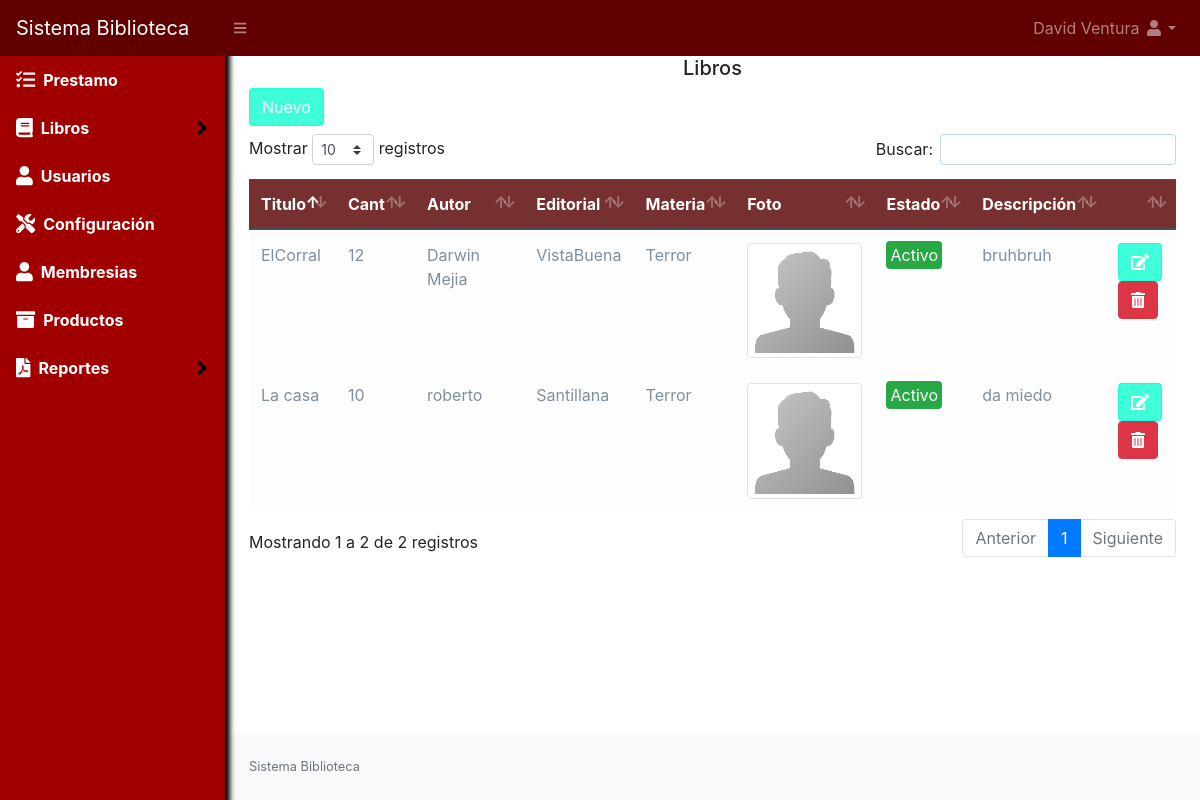
The page /libros (signed in) on the database its author committed.
### tables this page shows
CREATE TABLE `libro` (
  `id` int NOT NULL AUTO_INCREMENT,
  `titulo` text NOT NULL,
  `cantidad` int NOT NULL,
  `id_autor` int NOT NULL,
  `id_editorial` int NOT NULL,
  `anio_edicion` date NOT NULL,
  `id_materia` int NOT NULL,
  `num_pagina` int NOT NULL,
  `descripcion` text NOT NULL,
  `imagen` varchar(100) NOT NULL,
  `estado` int NOT NULL DEFAULT '1',
  PRIMARY KEY (`id`)
);

CREATE TABLE `autor` (
  `id` int NOT NULL AUTO_INCREMENT,
  `autor` varchar(150) NOT NULL,
  `imagen` varchar(100) NOT NULL,
  `estado` int NOT NULL DEFAULT '1',
  PRIMARY KEY (`id`)
);

CREATE TABLE `editorial` (
  `id` int NOT NULL AUTO_INCREMENT,
  `editorial` varchar(150) NOT NULL,
  `estado` int NOT NULL DEFAULT '1',
  PRIMARY KEY (`id`)
);

CREATE TABLE `materia` (
  `id` int NOT NULL AUTO_INCREMENT,
  `materia` text NOT NULL,
  `estado` int NOT NULL DEFAULT '1',
  PRIMARY KEY (`id`)
);

### index.php (called while the page is built, shortened)
<?php
require_once("Helpers/Helpers.php");
$url = isset($_GET['url']) ? $_GET['url'] : "Home/home";
$arrUrl = explode("/", $url);
$controller = $arrUrl[0];
$methop = $arrUrl[0];
require_once("Libraries/Core/Load.php");
?>

### Libraries/Core/Controllers.php (called while the page is built, shortened)
<?php
class Controllers{
    public function loadModel()
    {
        $model = get_class($this)."Model";
        $routClass = "Models/".$model.".php";
    }
}
?>

### Libraries/Core/Conexion.php (called while the page is built)
<?php
class Conexion{
    private $conect;
    public function __construct()
    {
      $conexion = "mysql:host=".HOST.";dbname=".BD.";.CHARSET.";
      try {
          $this->conect = new PDO($conexion, DB_USER, PASS);
          $this->conect->setAttribute(PDO::ATTR_ERRMODE, PDO::ERRMODE_EXCEPTION);
      } catch (PDOException $e) {
          $this->conect = "Error en la conexion";
          echo "Error: " . $e->getMessage();
      }
    }
    public function conect()
    {
        return $this->conect;
    }
}
?>

### Libraries/Core/Mysql.php (called while the page is built, shortened)
<?php
class Mysql extends Conexion{
    private $conexion;
    function __construct()
    {
        $this->conexion = new Conexion();
        $this->conexion = $this->conexion->conect();
    }
    public function select_all(string $query){
        $this->strquery = $query;
        $result = $this->conexion->prepare($this->strquery);
        $result->execute();
        $data = $result->fetchall(PDO::FETCH_ASSOC);
        return $data;
    }
}
?>

### Helpers/Helpers.php (called while the page is built)
<?php
function base_url()
{
    return BASE_URL;
}
function encabezado($data="")
{
    $VistaH = "Views/Template/header.php";
    require_once($VistaH);
}
function pie($data="")
{
    $VistaP = "Views/Template/footer.php";
    require_once($VistaP);
}
?>

### Libraries/Core/Views.php (called while the page is built)
<?php
class Views{
    function getView($controller, $view, $data="", $alert="", $config = "", $cliente = "")
    {
        $controller = get_class($controller);
        if ($controller == "Home") {
            $view = "Views/".$view.".php";
        }else{
            $view = "Views/" . $controller . "/" . $view . ".php";
        }
        require_once($view);
    }
}
?>

### Models/LibrosModel.php (called while the page is built, shortened)
<?php
class LibrosModel extends Mysql{
    public function selectLibro()
    {
        $sql = "SELECT a.id, a.autor, e.id, e.editorial, m.id, m.materia, l.id, l.titulo, l.cantidad, l.id_autor, l.id_editorial, l.id_materia, l.descripcion, l.imagen, l.estado FROM autor a INNER JOIN editorial e INNER JOIN materia m INNER JOIN libro l ON a.id = l.id_autor AND e.id = l.id_editorial WHERE m.id = l.id_materia";
        $res = $this->select_all($sql);
        return $res;
    }
}

### Views/libros/listar.php (the view, shortened to what this page needs)
<?php encabezado() ?>
<div id="layoutSidenav_content">
    <main>
        <div class="container-fluid">
            <div class="row">
                <div class="col-lg-12">
                    <h5 class="text-center">Libros</h5>
                    <button class="btn btn-primary mb-2" type="button" data-toggle="modal" data-target="#nuevoLibro">Nuevo</button>
                    <div class="table-responsive">
                        <table class="table table-light mt-4" id="table">
                            <thead class="thead-dark">
                                <tr>
                                    <th>Titulo</th>
                                    <th>Cant</th>
                                    <th>Autor</th>
                                    <th>Editorial</th>
                                    <th>Materia</th>
                                    <th>Foto</th>
                                    <th>Estado</th>
                                    <th>Descripción</th>
                                    <th></th>
                                </tr>
                            </thead>
                            <tbody>
                                <?php foreach ($data['libros'] as $libro) {
                                    if ($libro['estado'] == 1) {
                                        $estado = '<span class="badge-success p-1 rounded">Activo</span>';
                                    } else {
                                        $estado = '<span class="badge-danger p-1 rounded">Inactivo</span>';
                                    }
                                ?>
                                    <tr>
                                        <td><?php echo $libro['titulo']; ?></td>
                                        <td><?php echo $libro['cantidad']; ?></td>
                                        <td><?php echo $libro['autor']; ?></td>
                                        <td><?php echo $libro['editorial']; ?></td>
                                        <td><?php echo $libro['materia']; ?></td>
                                        <td><img src="<?php echo base_url() ?>Assets/images/libros/<?php echo $libro['imagen']; ?>" width="150" class="img-thumbnail"></td>
                                        <td><?php echo $estado ?></td>
                                        <td><?php echo $libro['descripcion']; ?></td>
                                        <td>
                                            <a href="<?php echo base_url(); ?>libros/editar?id=<?php echo $libro['id']; ?>" class="btn btn-primary"><i class="fas fa-edit"></i></a>
                                            <?php if ($libro['estado'] == 1) { ?>
                                                <form method="post" action="<?php echo base_url(); ?>libros/eliminar" class="d-inline eliminar">
                                                    <button class="btn btn-danger" type="submit"><i class="fas fa-trash-alt"></i></button>
                                                </form>
                                            <?php } ?>
                                        </td>
                                    </tr>
                                <?php } ?>
                            </tbody>
                        </table>
                    </div>
                </div>
            </div>
        </div>
    </main>
    <?php pie() ?>

### Libraries/Core/Load.php (shortened to what this page needs)
<?php
$controllerFile = "Controller/" . $controller . ".php";
if (file_exists($controllerFile)) {
    $controller = new $controller();
    if (method_exists($controller, $methop)) {
        $controller->{$methop}($params);
    } else {
        require_once("Controller/Error.php");
    }
} else {
    require_once("Controller/Error.php");
}
?>

### Controller/Libros.php (shortened to what this page needs)
<?php
    class Libros extends Controllers{
        public function libros()
        {
            if($_SESSION['rol'] == 1){
            $libro = $this->model->selectLibro();
            $materias = $this->model->selectMateria();
            $editorial = $this->model->selectEditorial();
            $autor = $this->model->selectAutor();
            $data = ['libros' => $libro, 'materias' => $materias, 'editoriales' => $editorial, 'autores' => $autor];
            $this->views->getView($this, "listar", $data);
            }else{
                header("location: " . base_url()."error");
            }
        }
}

### Views/template/header.php (shortened to what this page needs)
<!DOCTYPE html>
<html lang="en">
<head>
    <link rel="stylesheet" href="<?php echo base_url(); ?>Assets/css/styles.css" id="theme-stylesheet">
    <link rel="stylesheet" href="<?php echo base_url(); ?>Assets/css/select2.min.css">
    <link rel="stylesheet" href="<?php echo base_url(); ?>Assets/css/dataTables.bootstrap4.min.css">
</head>
<body class="sb-nav-fixed">
    <nav class="sb-topnav navbar navbar-expand navbar-dark bg-primary">
        <a class="navbar-brand" href="<?php echo base_url(); ?>admin/listar">Sistema Biblioteca</a>
        <button class="btn btn-link btn-sm order-1 order-lg-0" id="sidebarToggle" href="#"><i class="fas fa-bars"></i></button>
        <ul class="navbar-nav ml-auto">
            <li class="nav-item dropdown">
                <a class="nav-link dropdown-toggle text-capitalize" id="userDropdown" href="#" role="button" data-toggle="dropdown" aria-haspopup="true" aria-expanded="false"><?php echo $_SESSION['nombre']; ?> <i class="fas fa-user fa-fw"></i></a>
            </li>
        </ul>
    </nav>
    <div id="layoutSidenav">
        <div id="layoutSidenav_nav">
            <nav class="sb-sidenav accordion sb-sidenav-dark" id="sidenavAccordion">
                <div class="sb-sidenav-menu">
                    <div class="nav">
                        <?php if ($_SESSION['rol'] == 1) { ?>
                            <a class="nav-link active" href="<?php echo base_url(); ?>admin/listar">
                                <div class="sb-nav-link-icon"><i class="fas fa-tasks fa-lg"></i></div>
                                Prestamo
                            </a>
                            <a class="nav-link collapsed active" href="<?php echo base_url(); ?>/libros" data-toggle="collapse" data-target="#collapseLayouts" aria-expanded="false" aria-controls="collapseLayouts">
                                <div class="sb-nav-link-icon"><i class="fas fa-book fa-lg"></i></div>
                                Libros
                                <div class="sb-sidenav-collapse-arrow"><i class="fas fa-angle-down fa-lg"></i></div>
                            </a>
                        <?php } ?>
                        <?php if ($_SESSION['rol'] == 1) { ?>
                            <a class="nav-link active" href="<?php echo base_url(); ?>usuarios/listar">
                                <div class="sb-nav-link-icon"><i class="fas fa-user fa-lg"></i>
                                </div>
                                Usuarios
                            </a>
                            <a class="nav-link active" href="<?php echo base_url(); ?>configuracion/listar">
                                <div class="sb-nav-link-icon"><i class="fas fa-tools fa-lg"></i>
                                </div>
                                Configuración
                            </a>
                            <a class="nav-link active" href="<?php echo base_url(); ?>membresias">
                                <div class="sb-nav-link-icon"><i class="fas fa-user fa-lg"></i>
                                </div>
                                Membresias
                            </a>
                        <?php } ?>
                        <a class="nav-link active" href="<?php echo base_url(); ?>Productos">
                                <div class="sb-nav-link-icon"><i class="fas fa-archive fa-lg"></i>
                                </div>
                                Productos
                        </a>
                        <?php if ($_SESSION['rol'] == 1) { ?>
                            <a class="nav-link collapsed active" href="<?php echo base_url(); ?>/libros" data-toggle="collapse" data-target="#collapseEst" aria-expanded="false" aria-controls="collapseLayouts">
                            <div class="sb-nav-link-icon"><i class="fas fa-file-pdf fa-lg"></i></div>
                            Reportes
                            <div class="sb-sidenav-collapse-arrow"><i class="fas fa-angle-down fa-lg"></i></div>
                            </a>
                        <?php } ?>
                    </div>
                </div>
            </nav>
        </div>

### Views/template/footer.php (shortened to what this page needs)
<footer class="py-4 bg-light mt-auto">
    <div class="container-fluid">
        <div class="d-flex align-items-center justify-content-between small">
            <div class="text-muted">Sistema Biblioteca</div>
        </div>
    </div>
</footer>
</div>
</body>
</html>

### rows shown on the page
libro: titulo "La casa", cantidad "10", id_autor.autor "roberto", id_editorial.editorial "Santillana", id_materia.materia "Terror", imagen (placeholder picture), estado "Activo", descripcion "da miedo"
libro: titulo "ElCorral", cantidad "12", id_autor.autor "Darwin Mejia", id_editorial.editorial "VistaBuena", id_materia.materia "Terror", imagen (placeholder picture), estado "Activo", descripcion "bruhbruh"

### other values the page prints
$_SESSION['nombre'] "David Ventura"
